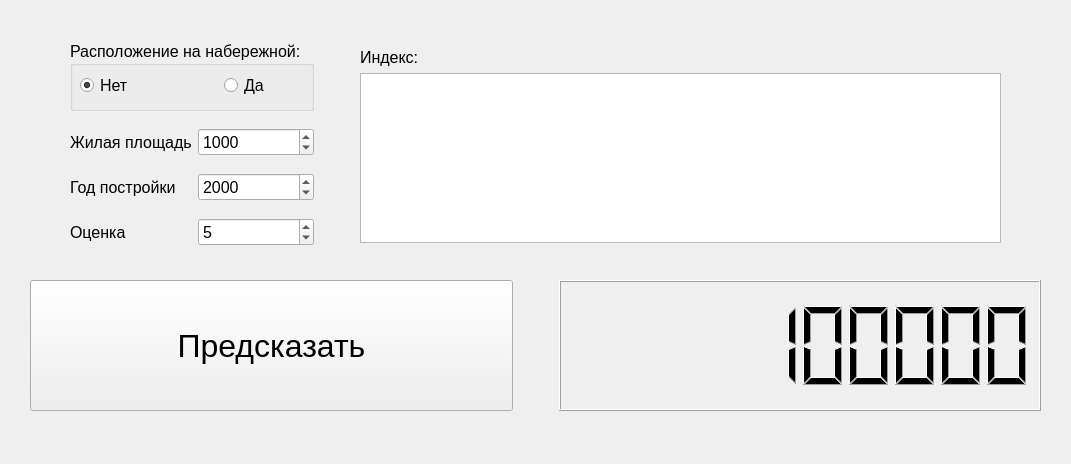
<?xml version="1.0" encoding="UTF-8"?>
<ui version="4.0">
 <class>MainWindow</class>
 <widget class="QMainWindow" name="MainWindow">
  <property name="enabled">
   <bool>true</bool>
  </property>
  <property name="geometry">
   <rect>
    <x>0</x>
    <y>0</y>
    <width>1071</width>
    <height>464</height>
   </rect>
  </property>
  <property name="maximumSize">
   <size>
    <width>1071</width>
    <height>464</height>
   </size>
  </property>
  <property name="font">
   <font>
    <pointsize>12</pointsize>
   </font>
  </property>
  <property name="windowTitle">
   <string>Предсказать стоимость дома</string>
  </property>
  <property name="toolButtonStyle">
   <enum>Qt::ToolButtonIconOnly</enum>
  </property>
  <widget class="QWidget" name="centralwidget">
   <property name="minimumSize">
    <size>
     <width>1071</width>
     <height>430</height>
    </size>
   </property>
   <property name="maximumSize">
    <size>
     <width>1071</width>
     <height>430</height>
    </size>
   </property>
   <widget class="QWidget" name="gridLayoutWidget_2">
    <property name="geometry">
     <rect>
      <x>30</x>
      <y>30</y>
      <width>1011</width>
      <height>231</height>
     </rect>
    </property>
    <layout class="QHBoxLayout" name="horizontalLayout_2">
     <property name="sizeConstraint">
      <enum>QLayout::SetDefaultConstraint</enum>
     </property>
     <item>
      <spacer name="horizontalSpacer_2">
       <property name="orientation">
        <enum>Qt::Horizontal</enum>
       </property>
       <property name="sizeType">
        <enum>QSizePolicy::Fixed</enum>
       </property>
       <property name="sizeHint" stdset="0">
        <size>
         <width>40</width>
         <height>20</height>
        </size>
       </property>
      </spacer>
     </item>
     <item>
      <layout class="QGridLayout" name="gridLayout_4">
       <property name="sizeConstraint">
        <enum>QLayout::SetDefaultConstraint</enum>
       </property>
       <item row="1" column="1">
        <widget class="QSpinBox" name="spinBoxSqftLiving">
         <property name="minimum">
          <number>200</number>
         </property>
         <property name="maximum">
          <number>8000</number>
         </property>
         <property name="value">
          <number>1000</number>
         </property>
        </widget>
       </item>
       <item row="3" column="1">
        <widget class="QSpinBox" name="spinBoxGrade">
         <property name="sizePolicy">
          <sizepolicy hsizetype="Minimum" vsizetype="Fixed">
           <horstretch>0</horstretch>
           <verstretch>0</verstretch>
          </sizepolicy>
         </property>
         <property name="minimum">
          <number>1</number>
         </property>
         <property name="maximum">
          <number>13</number>
         </property>
         <property name="value">
          <number>5</number>
         </property>
        </widget>
       </item>
       <item row="1" column="0">
        <widget class="QLabel" name="label">
         <property name="sizePolicy">
          <sizepolicy hsizetype="Minimum" vsizetype="Minimum">
           <horstretch>0</horstretch>
           <verstretch>0</verstretch>
          </sizepolicy>
         </property>
         <property name="text">
          <string>Жилая площадь</string>
         </property>
        </widget>
       </item>
       <item row="3" column="0">
        <widget class="QLabel" name="label_3">
         <property name="sizePolicy">
          <sizepolicy hsizetype="Minimum" vsizetype="Minimum">
           <horstretch>0</horstretch>
           <verstretch>0</verstretch>
          </sizepolicy>
         </property>
         <property name="text">
          <string>Оценка</string>
         </property>
        </widget>
       </item>
       <item row="2" column="0">
        <widget class="QLabel" name="label_2">
         <property name="sizePolicy">
          <sizepolicy hsizetype="Maximum" vsizetype="Minimum">
           <horstretch>0</horstretch>
           <verstretch>0</verstretch>
          </sizepolicy>
         </property>
         <property name="text">
          <string>Год постройки</string>
         </property>
        </widget>
       </item>
       <item row="2" column="1">
        <widget class="QSpinBox" name="spinBoxYrBuilt">
         <property name="minimum">
          <number>1900</number>
         </property>
         <property name="maximum">
          <number>2015</number>
         </property>
         <property name="value">
          <number>2000</number>
         </property>
        </widget>
       </item>
       <item row="0" column="0" colspan="2">
        <widget class="QGroupBox" name="groupBox">
         <property name="sizePolicy">
          <sizepolicy hsizetype="Fixed" vsizetype="Fixed">
           <horstretch>0</horstretch>
           <verstretch>0</verstretch>
          </sizepolicy>
         </property>
         <property name="minimumSize">
          <size>
           <width>0</width>
           <height>70</height>
          </size>
         </property>
         <property name="title">
          <string>Расположение на набережной:</string>
         </property>
         <property name="flat">
          <bool>true</bool>
         </property>
         <property name="checkable">
          <bool>false</bool>
         </property>
         <widget class="QWidget" name="verticalLayoutWidget">
          <property name="geometry">
           <rect>
            <x>10</x>
            <y>30</y>
            <width>281</width>
            <height>30</height>
           </rect>
          </property>
          <layout class="QHBoxLayout" name="horizontalLayout_3">
           <item>
            <widget class="QRadioButton" name="radioButtonNo">
             <property name="text">
              <string>Нет</string>
             </property>
             <property name="checked">
              <bool>true</bool>
             </property>
            </widget>
           </item>
           <item>
            <widget class="QRadioButton" name="radioButtonYes">
             <property name="text">
              <string>Да</string>
             </property>
            </widget>
           </item>
          </layout>
         </widget>
        </widget>
       </item>
      </layout>
     </item>
     <item>
      <spacer name="verticalSpacer_3">
       <property name="orientation">
        <enum>Qt::Horizontal</enum>
       </property>
       <property name="sizeType">
        <enum>QSizePolicy::Fixed</enum>
       </property>
       <property name="sizeHint" stdset="0">
        <size>
         <width>40</width>
         <height>20</height>
        </size>
       </property>
      </spacer>
     </item>
     <item>
      <layout class="QVBoxLayout" name="verticalLayout_2">
       <property name="sizeConstraint">
        <enum>QLayout::SetNoConstraint</enum>
       </property>
       <item>
        <spacer name="verticalSpacer_2">
         <property name="orientation">
          <enum>Qt::Vertical</enum>
         </property>
         <property name="sizeHint" stdset="0">
          <size>
           <width>20</width>
           <height>40</height>
          </size>
         </property>
        </spacer>
       </item>
       <item>
        <widget class="QLabel" name="label_4">
         <property name="sizePolicy">
          <sizepolicy hsizetype="Maximum" vsizetype="Preferred">
           <horstretch>0</horstretch>
           <verstretch>0</verstretch>
          </sizepolicy>
         </property>
         <property name="text">
          <string>Индекс:</string>
         </property>
        </widget>
       </item>
       <item>
        <widget class="QListWidget" name="listZip">
         <property name="enabled">
          <bool>true</bool>
         </property>
         <property name="sizePolicy">
          <sizepolicy hsizetype="Expanding" vsizetype="Expanding">
           <horstretch>0</horstretch>
           <verstretch>0</verstretch>
          </sizepolicy>
         </property>
         <property name="font">
          <font>
           <pointsize>12</pointsize>
          </font>
         </property>
         <property name="currentRow">
          <number>-1</number>
         </property>
         <property name="sortingEnabled">
          <bool>true</bool>
         </property>
        </widget>
       </item>
       <item>
        <spacer name="verticalSpacer">
         <property name="orientation">
          <enum>Qt::Vertical</enum>
         </property>
         <property name="sizeHint" stdset="0">
          <size>
           <width>20</width>
           <height>40</height>
          </size>
         </property>
        </spacer>
       </item>
      </layout>
     </item>
     <item>
      <spacer name="horizontalSpacer">
       <property name="orientation">
        <enum>Qt::Horizontal</enum>
       </property>
       <property name="sizeType">
        <enum>QSizePolicy::Fixed</enum>
       </property>
       <property name="sizeHint" stdset="0">
        <size>
         <width>40</width>
         <height>20</height>
        </size>
       </property>
      </spacer>
     </item>
    </layout>
   </widget>
   <widget class="QWidget" name="horizontalLayoutWidget">
    <property name="geometry">
     <rect>
      <x>30</x>
      <y>280</y>
      <width>1011</width>
      <height>131</height>
     </rect>
    </property>
    <layout class="QHBoxLayout" name="horizontalLayout">
     <item>
      <widget class="QPushButton" name="pushButtonPredict">
       <property name="sizePolicy">
        <sizepolicy hsizetype="Minimum" vsizetype="Minimum">
         <horstretch>0</horstretch>
         <verstretch>0</verstretch>
        </sizepolicy>
       </property>
       <property name="font">
        <font>
         <pointsize>24</pointsize>
        </font>
       </property>
       <property name="text">
        <string>Предсказать</string>
       </property>
      </widget>
     </item>
     <item>
      <spacer name="horizontalSpacer_3">
       <property name="orientation">
        <enum>Qt::Horizontal</enum>
       </property>
       <property name="sizeType">
        <enum>QSizePolicy::Fixed</enum>
       </property>
       <property name="sizeHint" stdset="0">
        <size>
         <width>40</width>
         <height>20</height>
        </size>
       </property>
      </spacer>
     </item>
     <item>
      <widget class="QLCDNumber" name="lcdNumberResult">
       <property name="digitCount">
        <number>10</number>
       </property>
       <property name="mode">
        <enum>QLCDNumber::Dec</enum>
       </property>
       <property name="intValue" stdset="0">
        <number>1225000</number>
       </property>
      </widget>
     </item>
    </layout>
   </widget>
  </widget>
  <widget class="QMenuBar" name="menubar">
   <property name="geometry">
    <rect>
     <x>0</x>
     <y>0</y>
     <width>1071</width>
     <height>34</height>
    </rect>
   </property>
  </widget>
 </widget>
 <tabstops>
  <tabstop>spinBoxSqftLiving</tabstop>
  <tabstop>spinBoxYrBuilt</tabstop>
  <tabstop>spinBoxGrade</tabstop>
  <tabstop>radioButtonNo</tabstop>
  <tabstop>radioButtonYes</tabstop>
  <tabstop>pushButtonPredict</tabstop>
 </tabstops>
 <resources/>
 <connections/>
</ui>
